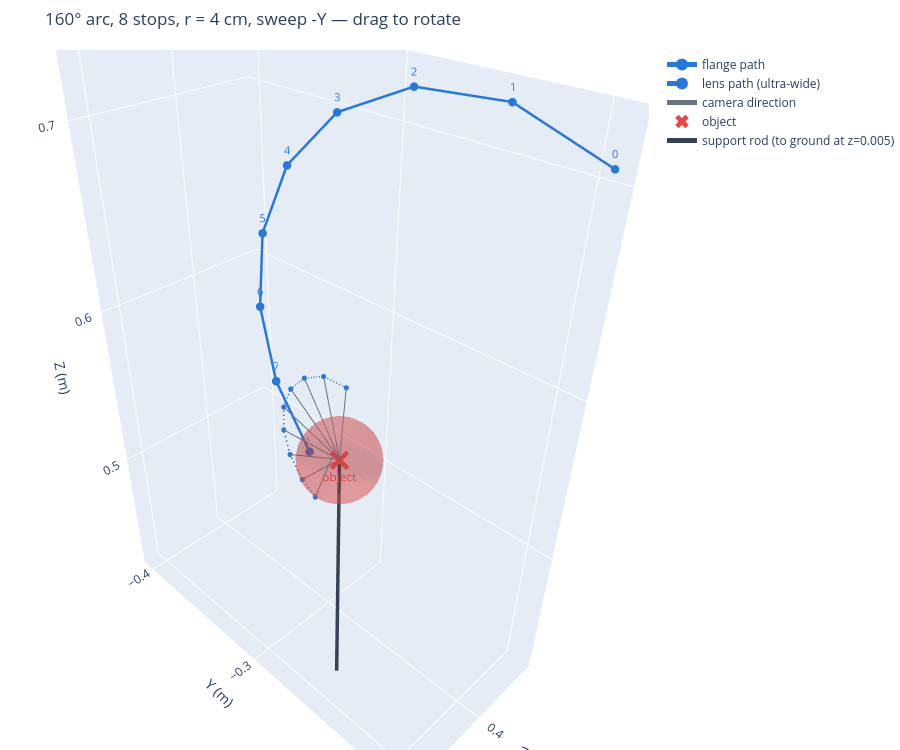

The notebook cell saved with this chart:
### Code cell
# ---- Interactive 3D view ---------------------------------------------------

def plot_3d():
    if not HAVE_PLOTLY:
        return plot_3d_static()

    traces = []

    u, v = np.mgrid[0:2*np.pi:40j, 0:np.pi:20j]
    traces.append(go.Surface(
        x=CENTER[0] + KEEPOUT_R*np.cos(u)*np.sin(v),
        y=CENTER[1] + KEEPOUT_R*np.sin(u)*np.sin(v),
        z=CENTER[2] + KEEPOUT_R*np.cos(v),
        colorscale=[[0, RED], [1, RED]], opacity=0.30,
        showscale=False, name="keep-out sphere",
        hovertemplate="keep-out sphere<extra></extra>"))

    traces.append(go.Scatter3d(
        x=FLANGE[:, 0], y=FLANGE[:, 1], z=FLANGE[:, 2],
        mode="lines+markers+text",
        text=[str(i) for i in range(len(FLANGE))],
        textposition="top center", textfont=dict(color=BLUE, size=11),
        line=dict(color=BLUE, width=5), marker=dict(color=BLUE, size=5),
        name="flange path",
        hovertemplate="stop %{text}<br>x=%{x:.4f} y=%{y:.4f} z=%{z:.4f}"
                      "<extra>flange</extra>"))

    traces.append(go.Scatter3d(
        x=LENS[:, 0], y=LENS[:, 1], z=LENS[:, 2],
        mode="lines+markers", line=dict(color=BLUE, width=3, dash="dash"),
        marker=dict(color=BLUE, size=3), name="lens path (ultra-wide)",
        hovertemplate="x=%{x:.4f} y=%{y:.4f} z=%{z:.4f}<extra>lens</extra>"))

    xs, ys, zs = [], [], []
    for lens, view in zip(LENS, VIEW):
        tip = lens + RADIUS * view
        xs += [lens[0], tip[0], None]
        ys += [lens[1], tip[1], None]
        zs += [lens[2], tip[2], None]
    traces.append(go.Scatter3d(
        x=xs, y=ys, z=zs, mode="lines",
        line=dict(color=GRAY, width=2), name="camera direction",
        hoverinfo="skip"))

    traces.append(go.Scatter3d(
        x=[CENTER[0]], y=[CENTER[1]], z=[CENTER[2]],
        mode="markers+text", text=["object"], textposition="bottom center",
        textfont=dict(color=RED, size=12),
        marker=dict(color=RED, size=7, symbol="x"), name="object"))

    z_bottom = min(FLANGE[:, 2].min(), LENS[:, 2].min()) - 0.05
    traces.append(go.Scatter3d(
        x=[CENTER[0], CENTER[0]], y=[CENTER[1], CENTER[1]],
        z=[z_bottom, CENTER[2]], mode="lines",
        line=dict(color=ROD, width=7),
        name="support rod (to ground at z=0.005)"))

    fig = go.Figure(data=traces)
    fig.update_layout(
        title="160° arc, 8 stops, r = 4 cm, sweep -Y — drag to rotate",
        height=750, legend=dict(itemsizing="constant"),
        scene=dict(aspectmode="data",
                   xaxis_title="X (m)", yaxis_title="Y (m)",
                   zaxis_title="Z (m)"),
        margin=dict(l=0, r=0, t=50, b=0))
    fig.show()


def plot_3d_static():
    fig = plt.figure(figsize=(9, 9))
    ax = fig.add_subplot(projection="3d")

    u, v = np.mgrid[0:2*np.pi:40j, 0:np.pi:20j]
    ax.plot_surface(CENTER[0] + KEEPOUT_R*np.cos(u)*np.sin(v),
                    CENTER[1] + KEEPOUT_R*np.sin(u)*np.sin(v),
                    CENTER[2] + KEEPOUT_R*np.cos(v),
                    color=RED, alpha=0.25, linewidth=0)
    ax.plot(FLANGE[:, 0], FLANGE[:, 1], FLANGE[:, 2],
            color=BLUE, linewidth=2)
    ax.scatter(FLANGE[:, 0], FLANGE[:, 1], FLANGE[:, 2],
               color=BLUE, s=35, depthshade=False)
    ax.plot(LENS[:, 0], LENS[:, 1], LENS[:, 2],
            color=BLUE, linewidth=1.2, linestyle="--")
    ax.scatter(*CENTER, color=RED, s=80, marker="X", depthshade=False)

    everything = np.vstack([FLANGE, LENS, CENTER[None, :]])
    mid = (everything.max(axis=0) + everything.min(axis=0)) / 2
    half = everything.ptp(axis=0).max() / 2 + 0.03
    ax.set_xlim(mid[0] - half, mid[0] + half)
    ax.set_ylim(mid[1] - half, mid[1] + half)
    ax.set_zlim(mid[2] - half, mid[2] + half)
    ax.plot([CENTER[0], CENTER[0]], [CENTER[1], CENTER[1]],
            [mid[2] - half, CENTER[2]], color=ROD, linewidth=2.5)
    ax.set_box_aspect((1, 1, 1))
    ax.set_xlabel("X (m)"); ax.set_ylabel("Y (m)"); ax.set_zlabel("Z (m)")
    ax.view_init(elev=18, azim=-35)
    plt.tight_layout()
    plt.show()


plot_3d()

### Figure 1 — Plotly figure (JSON) as saved in the notebook; plotly's stock layout.template omitted (floating-point values rounded to 4 significant figures; data arrays with more than 128 entries replaced by an {"elided": "..."} marker saying what was removed)
{"data": [{"colorscale": [[0, "#e34948"], [1, "#e34948"]], "hovertemplate": "keep-out sphere<extra></extra>", "name": "keep-out sphere", "opacity": 0.3, "showscale": false, "type": "surface", "x": {"elided": "40x20 float values"}, "y": {"elided": "40x20 float values"}, "z": {"elided": "40x20 float values"}}, {"hovertemplate": "stop %{text}<br>x=%{x:.4f} y=%{y:.4f} z=%{z:.4f}<extra>flange</extra>", "line": {"color": "#2a78d6", "width": 5}, "marker": {"color": "#2a78d6", "size": 5}, "mode": "lines+markers+text", "name": "flange path", "text": ["0", "1", "2", "3", "4", "5", "6", "7", "8"], "textfont": {"color": "#2a78d6", "size": 11}, "textposition": "top center", "type": "scatter3d", "x": [0.3573, 0.3571, 0.3573, 0.3574, 0.3575, 0.3575, 0.3575, 0.3574, 0.3554], "y": [-0.1916, -0.2403, -0.291, -0.3376, -0.3743, -0.3967, -0.4023, -0.3902, -0.362], "z": [0.7066, 0.7216, 0.718, 0.6973, 0.6618, 0.6159, 0.5654, 0.5158, 0.4727]}, {"hovertemplate": "x=%{x:.4f} y=%{y:.4f} z=%{z:.4f}<extra>lens</extra>", "line": {"color": "#2a78d6", "dash": "dash", "width": 3}, "marker": {"color": "#2a78d6", "size": 3}, "mode": "lines+markers", "name": "lens path (ultra-wide)", "type": "scatter3d", "x": [0.4361, 0.436, 0.4361, 0.4362, 0.4363, 0.4363, 0.4362, 0.4362, 0.4357], "y": [-0.2543, -0.2681, -0.2803, -0.2896, -0.2948, -0.2953, -0.2913, -0.283, -0.2743], "z": [0.6146, 0.6139, 0.6073, 0.5969, 0.5839, 0.57, 0.5569, 0.5458, 0.5394]}, {"hoverinfo": "skip", "line": {"color": "#6b7280", "width": 2}, "mode": "lines", "name": "camera direction", "type": "scatter3d", "x": [0.4361, 0.4379, null, 0.436, 0.4379, null, 0.4361, 0.438, null, 0.4362, 0.438, null, 0.4363, 0.4381, null, 0.4363, 0.4381, null, 0.4362, 0.438, null, 0.4362, 0.438, null, 0.4357, 0.4378, null], "y": [-0.2543, -0.2561, null, -0.2681, -0.2562, null, -0.2803, -0.2561, null, -0.2896, -0.2559, null, -0.2948, -0.2558, null, -0.2953, -0.2557, null, -0.2913, -0.2558, null, -0.283, -0.2559, null, -0.2743, -0.2597, null], "z": [0.6146, 0.5747, null, 0.6139, 0.5757, null, 0.6073, 0.5755, null, 0.5969, 0.5753, null, 0.5839, 0.5752, null, 0.57, 0.5751, null, 0.5569, 0.5753, null, 0.5458, 0.5752, null, 0.5394, 0.5766, null]}, {"marker": {"color": "#e34948", "size": 7, "symbol": "x"}, "mode": "markers+text", "name": "object", "text": ["object"], "textfont": {"color": "#e34948", "size": 12}, "textposition": "bottom center", "type": "scatter3d", "x": [0.4379], "y": [-0.2561], "z": [0.5747]}, {"line": {"color": "#374151", "width": 7}, "mode": "lines", "name": "support rod (to ground at z=0.005)", "type": "scatter3d", "x": [0.4379, 0.4379], "y": [-0.2561, -0.2561], "z": [0.4227, 0.5747]}], "layout": {"height": 750, "legend": {"itemsizing": "constant"}, "margin": {"b": 0, "l": 0, "r": 0, "t": 50}, "scene": {"aspectmode": "data", "xaxis": {"title": {"text": "X (m)"}}, "yaxis": {"title": {"text": "Y (m)"}}, "zaxis": {"title": {"text": "Z (m)"}}}, "title": {"text": "160° arc, 8 stops, r = 4 cm, sweep -Y — drag to rotate"}}}
